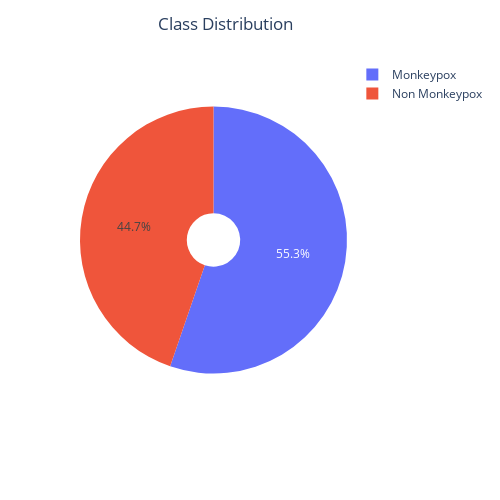

Notebook code cell kept with this figure:
### Code cell
fig = px.pie(
    names=info.Label.unique(),
    values=info.Label.value_counts(),
    hole=0.2,
    width=500,
    height=500
)
fig.update_layout({'title':{'text':'Class Distribution','x':0.45}})
fig.show()

### Figure 1 — Plotly figure (JSON) as saved in the notebook; plotly's stock layout.template omitted (floating-point values rounded to 4 significant figures)
{"data": [{"domain": {"x": [0, 1], "y": [0, 1]}, "hole": 0.2, "hovertemplate": "label=%{label}<br>value=%{value}<extra></extra>", "labels": ["Monkeypox", "Non Monkeypox"], "legendgroup": "", "name": "", "showlegend": true, "type": "pie", "values": [126, 102]}], "layout": {"height": 500, "legend": {"tracegroupgap": 0}, "margin": {"t": 60}, "title": {"text": "Class Distribution", "x": 0.45}, "width": 500}}
